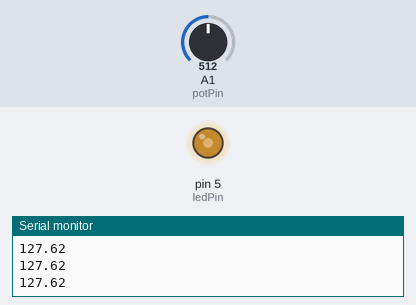
Bench run of a sketch on a simulated Arduino Uno, built with avr-gcc and run on an emulated ATmega328P. Shown: output pins drawn as LEDs (lit = HIGH), the last lines printed to the serial monitor. Inputs (shaded band) come from the test bench; at power-on: A1 (potPin) = 512.

Above: at 1.2 s.
1.3 s: A1 (potPin) set to 716
At 1.6 s:
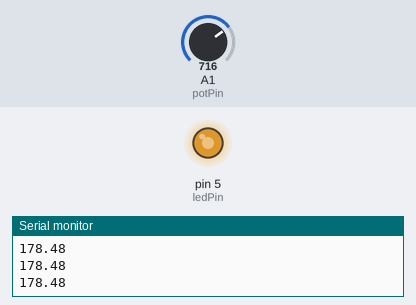
2.8 s: A1 (potPin) set to 900
At 3.8 s:
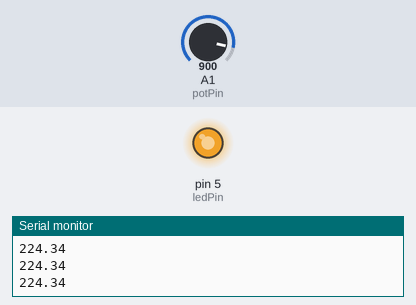
4.3 s: A1 (potPin) set to 122
At 4.9 s:
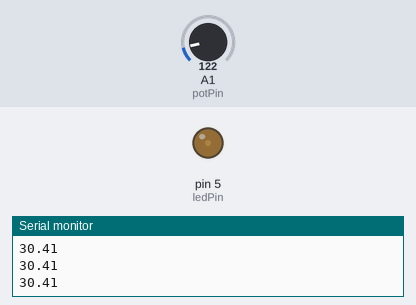
5.8 s: A1 (potPin) set to 0
At 7.0 s:
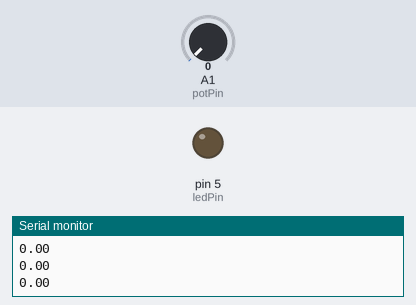
7.3 s: A1 (potPin) set to 511
At 8.5 s:
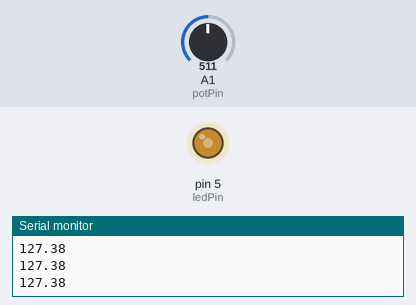
Timing chart, 0 to 9.8 s (numbered marks = the images above; inputs shaded):
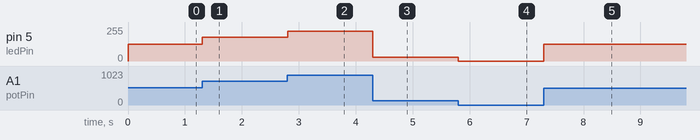

Measured:
- after the input at 1.3 s, pin 5 (ledPin): 127/255 → 178/255 at once
- after the input at 2.8 s, pin 5 (ledPin): 178/255 → 224/255 at once
- after the input at 4.3 s, pin 5 (ledPin): 224/255 → 30/255 at once
- after the input at 5.8 s, pin 5 (ledPin): 30/255 → 0/255 at once
- after the input at 7.3 s, pin 5 (ledPin): 0/255 → 127/255 at once

The sketch:

dimLED.ino.ino
```cpp
int ledPin = 5;
int potPin = A1;
int readVal;
float ledVal;

void setup() {
  // put your setup code here, to run once:
  pinMode(ledPin,OUTPUT);
  pinMode(potPin,INPUT);
  Serial.begin(9600);
}

void loop() {
  // put your main code here, to run repeatedly:
  readVal = analogRead(potPin);
  ledVal = (255./1023.)*readVal;
  analogWrite(ledPin,ledVal);
  Serial.println(ledVal);
}
```
